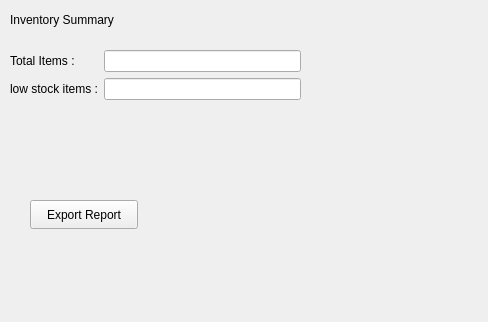
<?xml version="1.0" encoding="UTF-8"?>
<ui version="4.0">
 <class>Reports</class>
 <widget class="QWidget" name="Reports">
  <property name="geometry">
   <rect>
    <x>0</x>
    <y>0</y>
    <width>488</width>
    <height>322</height>
   </rect>
  </property>
  <property name="windowTitle">
   <string>Form</string>
  </property>
  <widget class="QLabel" name="label">
   <property name="geometry">
    <rect>
     <x>10</x>
     <y>10</y>
     <width>141</width>
     <height>20</height>
    </rect>
   </property>
   <property name="text">
    <string>Inventory Summary</string>
   </property>
  </widget>
  <widget class="QPushButton" name="pushButton">
   <property name="geometry">
    <rect>
     <x>30</x>
     <y>200</y>
     <width>108</width>
     <height>29</height>
    </rect>
   </property>
   <property name="text">
    <string>Export Report</string>
   </property>
  </widget>
  <widget class="QWidget" name="">
   <property name="geometry">
    <rect>
     <x>10</x>
     <y>50</y>
     <width>291</width>
     <height>101</height>
    </rect>
   </property>
   <layout class="QFormLayout" name="formLayout">
    <item row="0" column="0">
     <widget class="QLabel" name="label_3">
      <property name="text">
       <string>Total Items :</string>
      </property>
     </widget>
    </item>
    <item row="0" column="1">
     <widget class="QLineEdit" name="Items_size"/>
    </item>
    <item row="1" column="1">
     <widget class="QLineEdit" name="Low_Stock_Total"/>
    </item>
    <item row="1" column="0">
     <widget class="QLabel" name="label_4">
      <property name="text">
       <string>low stock items :</string>
      </property>
     </widget>
    </item>
   </layout>
  </widget>
 </widget>
 <resources/>
 <connections/>
</ui>
